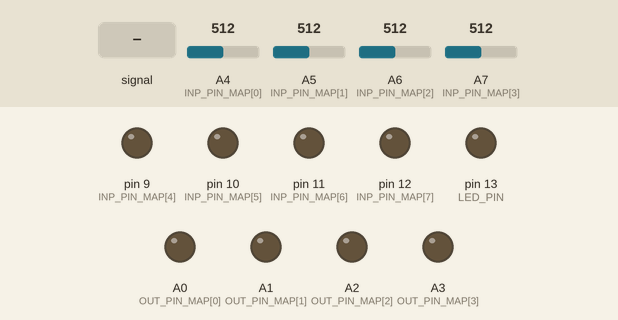
Simulated run of this sketch. Board: Arduino Nano, built with avr-gcc and run on an emulated ATmega328P. Parts: output pins drawn as LEDs (lit = HIGH). The inputs (shaded band) are chosen by the test bench; at power-on: A4 (INP_PIN_MAP[0]) = 512, A5 (INP_PIN_MAP[1]) = 512, A6 (INP_PIN_MAP[2]) = 512, A7 (INP_PIN_MAP[3]) = 512.

Above: at 1.2 s.
1.3 s: A4 (INP_PIN_MAP[0]) fed a 200 Hz sine of ±460 counts around its level
At 1.52 s:
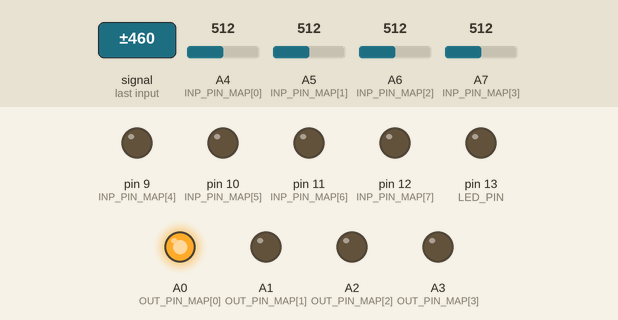
4.3 s: A4 (INP_PIN_MAP[0]) set to 716
5.8 s: A5 (INP_PIN_MAP[1]) set to 190
At 6.4 s:
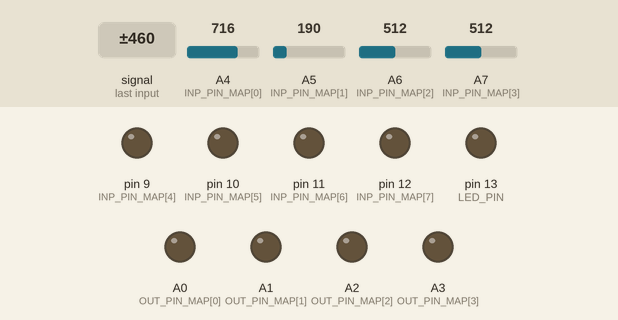
7.3 s: A6 (INP_PIN_MAP[2]) set to 190
At 8.5 s:
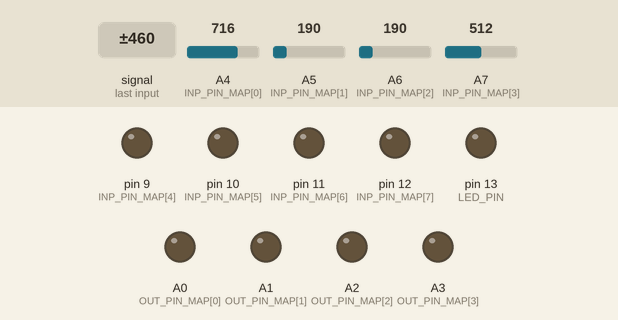
8.8 s: A7 (INP_PIN_MAP[3]) set to 190
At 9.9 s:
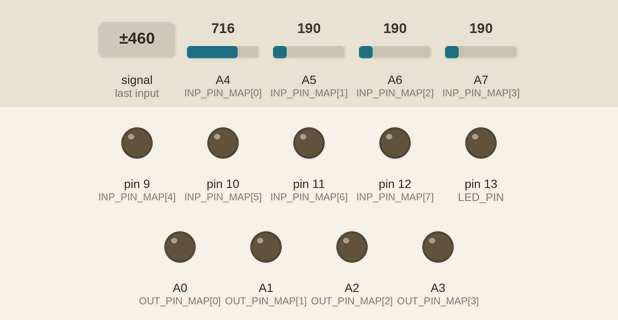
Timing chart, 0 to 11.3 s (numbered marks = the images above; inputs shaded):
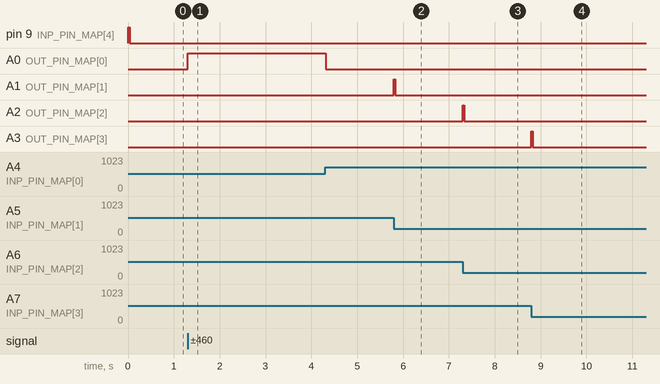

Measured:
- after the input at 1.3 s, A0 (OUT_PIN_MAP[0]): LOW → HIGH at once
- after the input at 4.3 s, A0 (OUT_PIN_MAP[0]): HIGH → LOW at once
- after the input at 5.8 s, A1 (OUT_PIN_MAP[1]): LOW → HIGH at once, → LOW 0.03 s later
- after the input at 7.3 s, A2 (OUT_PIN_MAP[2]): LOW → HIGH at once, → LOW 0.03 s later
- after the input at 8.8 s, A3 (OUT_PIN_MAP[3]): LOW → HIGH at once, → LOW 0.03 s later

The sketch:

NanoOPP.ino
```cpp
// Global stuff
typedef enum
{
  IDLE = 0,
  INIT_KICK = 1,
  PWM_OFF = 2,
  PWM_ON = 3,
  WAIT_SW_OFF = 4,
} SOL_STATE_E;

#define MAX_NUM_SOL 8
#define NUM_ANA_INP 4

#define LOW_THRESH 200
#define HI_THRESH 800

#define PWM_ALL_ON 7
#define LED_PIN 13

typedef struct
{
  SOL_STATE_E   state;
  int           kickMs;
  int           pwm;  // Number from 0 to 7, 0 = No PWM, 1 = 12.5% PWM, 7 = 100% PWM
  unsigned long time;
} SOL_STATE_T;

SOL_STATE_T solState[MAX_NUM_SOL] =
{
  {IDLE, 32, 0, 0}, {IDLE, 32, 0, 0}, {IDLE, 32, 0, 0}, {IDLE, 32, 0, 0},
  {IDLE, 32, 0, 0}, {IDLE, 32, 0, 0}, {IDLE, 32, 0, 0}, {IDLE, 32, 0, 0},
};

const int INP_PIN_MAP[MAX_NUM_SOL] = { A4, A5, A6, A7, 9, 10, 11, 12 };
const int OUT_PIN_MAP[MAX_NUM_SOL] = { A0, A1, A2, A3, 6, 7, 8, 9 };

void setup()
{
  // put your setup code here, to run once:

  // setup ADC0 to ADC3 as digital outputs and low
  for (int pin = A0; pin <= A3; pin++)
  {
    digitalWrite(pin, LOW);
    pinMode(pin, OUTPUT);
  }

  // setup ADC4 to ADC7 as analog inputs
  for (int pin = A4; pin <= A7; pin++)
  {
    pinMode(pin, INPUT_PULLUP);
  }

  // setup PD5-7, PB0 (pins 9-12) as digital outputs and low
  for (int pin = 9; pin <= 12; pin++)
  {
    digitalWrite(pin, LOW);
    pinMode(pin, OUTPUT);
  }

  // setup PB1 to PB4 (pins 13-16) as digital inputs
  for (int pin = 13; pin <= 16; pin++)
  {
    digitalWrite(pin, LOW);
    pinMode(pin, OUTPUT);
  }

  // for debugging loop speed set LED pin 13 as output
  pinMode(LED_PIN, OUTPUT);
}

void loop()
{
  // put your main code here, to run repeatedly:
  for (int sol = 0; sol < MAX_NUM_SOL; sol++)
  {
    switch (solState[sol].state)
    {
      case IDLE:
      {
        bool changeState = false;

        // Check if switch is active
        if (sol < NUM_ANA_INP)
        {
          // Must read analog input instead of digital bit
          int value = analogRead(INP_PIN_MAP[sol]);
          if (value < LOW_THRESH)
          {
            changeState = true;
          }
        }
        else
        {
          // Check if input is low
          int value = digitalRead(INP_PIN_MAP[sol]);
          if (value == 0)
          {
            changeState = true;
          }
        }
        if (changeState)
        {
          solState[sol].state = INIT_KICK;
          digitalWrite(OUT_PIN_MAP[sol], 1);
          solState[sol].time = millis() + solState[sol].kickMs;
        }
        break;
      }
      case INIT_KICK:
      {
        unsigned long currTime = millis();
        if (currTime >= solState[sol].time)
        {
          if (solState[sol].pwm == 0)
          {
            digitalWrite(OUT_PIN_MAP[sol], 0);
            solState[sol].state = WAIT_SW_OFF;
          }
          else if (solState[sol].pwm == PWM_ALL_ON)
          {
            solState[sol].state = PWM_ON;
          }
          else
          {
            digitalWrite(OUT_PIN_MAP[sol], 0);
            solState[sol].state = PWM_OFF;
            solState[sol].time = currTime + (PWM_ALL_ON - solState[sol].pwm);
          }
        }
        break;
      }
      case PWM_OFF:
      {
        bool skipProc = false;

        // Check if switch is inactive
        if (sol < NUM_ANA_INP)
        {
          // Must read analog input instead of digital bit
          int value = analogRead(INP_PIN_MAP[sol]);
          if (value > HI_THRESH)
          {
            solState[sol].state = IDLE;
            skipProc = true;
          }
        }
        else
        {
          // Check if input is high
          int value = digitalRead(INP_PIN_MAP[sol]);
          if (value == 1)
          {
            solState[sol].state = IDLE;
            skipProc = true;
          }
        }

        if (!skipProc)
        {
          unsigned long currTime = millis();
          if (currTime >= solState[sol].time)
          {
            digitalWrite(OUT_PIN_MAP[sol], 1);
            solState[sol].state = PWM_ON;
            solState[sol].time = currTime + solState[sol].pwm;
          }
        }
        break;
      }
      case PWM_ON:
      {
        bool skipProc = false;

        // Check if switch is inactive
        if (sol < NUM_ANA_INP)
        {
          // Must read analog input instead of digital bit
          int value = analogRead(INP_PIN_MAP[sol]);
          if (value > HI_THRESH)
          {
            digitalWrite(OUT_PIN_MAP[sol], 0);
            solState[sol].state = IDLE;
            skipProc = true;
          }
        }
        else
        {
          // Check if input is high
          int value = digitalRead(INP_PIN_MAP[sol]);
          if (value == 1)
          {
            digitalWrite(OUT_PIN_MAP[sol], 0);
            solState[sol].state = IDLE;
            skipProc = true;
          }
        }

        if (!skipProc)
        {
          unsigned long currTime = millis();
          if (currTime >= solState[sol].time)
          {
            if (solState[sol].pwm != PWM_ALL_ON)
            {
              digitalWrite(OUT_PIN_MAP[sol], 0);
              solState[sol].state = PWM_OFF;
              solState[sol].time = currTime + (PWM_ALL_ON - solState[sol].pwm);
            }
          }
        }
        break;
      }
      case WAIT_SW_OFF:
      {
        // Check if switch is inactive
        if (sol < NUM_ANA_INP)
        {
          // Must read analog input instead of digital bit
          int value = analogRead(INP_PIN_MAP[sol]);
          if (value > HI_THRESH)
          {
            solState[sol].state = IDLE;
          }
        }
        else
        {
          // Check if input is high
          int value = digitalRead(INP_PIN_MAP[sol]);
          if (value == 1)
          {
            solState[sol].state = IDLE;
          }
        }
        break;
      }
    }
  }

  // Strobe LED pin
  digitalWrite(LED_PIN, 1);
  digitalWrite(LED_PIN, 0);
}
```
